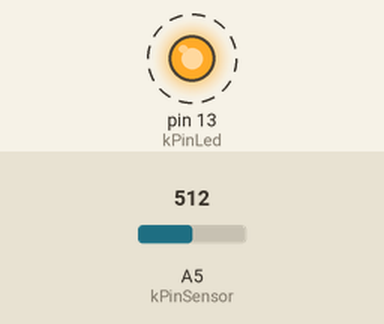
A sketch run on a simulated Arduino Uno, built with avr-gcc and run on an emulated ATmega328P. Parts: output pins drawn as LEDs (lit = HIGH). Dashed ring = blinking. The test bench sets the inputs (shaded band); at power-on: A5 (kPinSensor) = 512.

Above: at 4.2 s.
4.3 s: A5 (kPinSensor) set to 90
At 4.3 s:
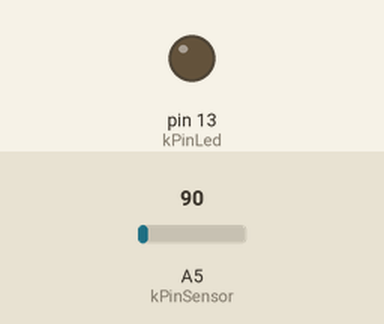
5.8 s: A5 (kPinSensor) set to 104
At 6.8 s:
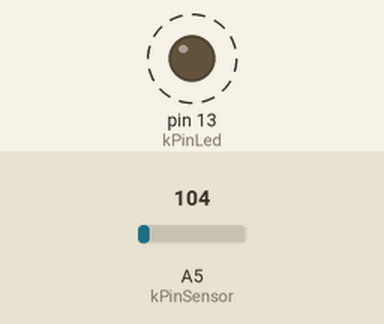
Timing chart, 0 to 14.8 s (numbered marks = the images above; inputs shaded):
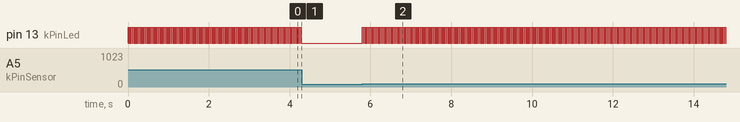

Measured:
- the behaviour switches between 99 and 100 on A5 (kPinSensor) (found by bisection; images 1 and 2)
- after the input at 4.3 s, pin 13 (kPinLed): stops changing and stays LOW
- after the input at 5.8 s, pin 13 (kPinLed): alternates HIGH for 0.02 s and LOW for 0.02 s, starting at once
- by itself, pin 13 (kPinLed): alternates HIGH for 0.02 s and LOW for 0.02 s

The sketch:

knock1.pde
```cpp
const int kPinSensor = A5;
const int kPinLed = 13;
const int k_threshold = 100;

int ledState = LOW;         // variable used to store the last LED status, to toggle the light

void setup()
{
  pinMode(kPinLed, OUTPUT); // declare the ledPin as as OUTPUT
}

void loop()
{
  int val = analogRead(kPinSensor);

  if (val >= k_threshold) {
    ledState = !ledState;   // toggle the value of ledState
    digitalWrite(kPinLed, ledState);
    delay(20);  // for debouncing
  }
}
```
